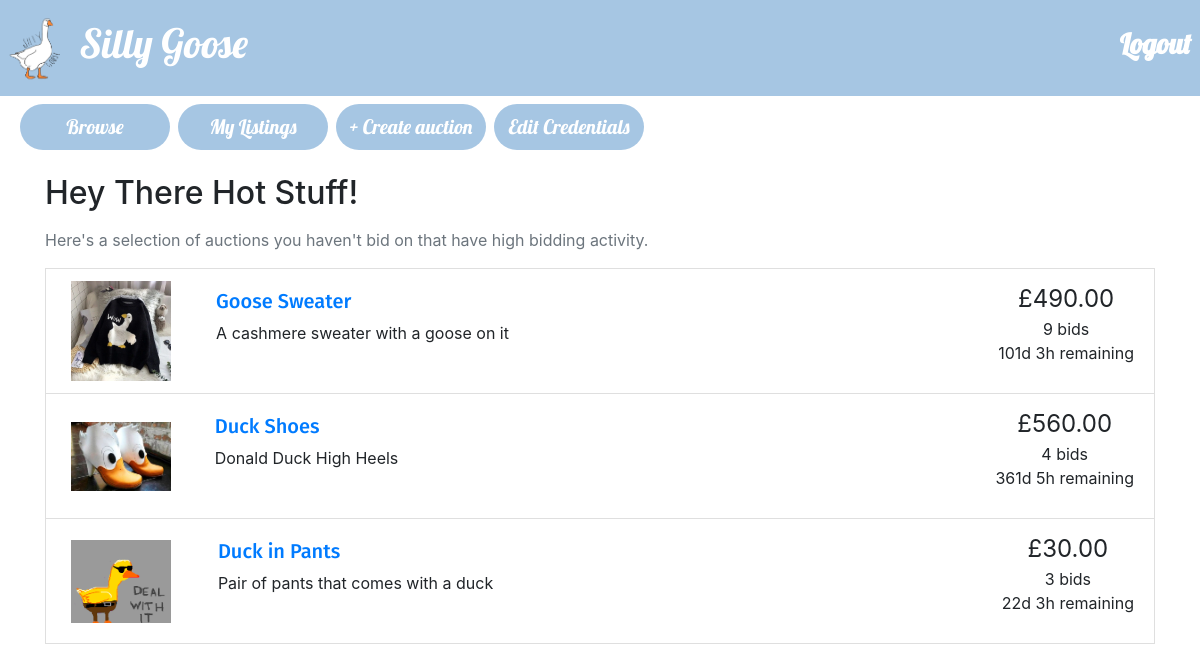
/hotStuff.php (signed in), run on the app's committed database.
### tables this page shows
CREATE TABLE auctions (
  auctionID INT AUTO_INCREMENT PRIMARY KEY,
  sellerEmail VARCHAR(50),
  title VARCHAR(50),
  description VARCHAR(200),
  categoryName VARCHAR(50),
  reservePrice FLOAT(10,2),
  endDate DATETIME,
  startPrice FLOAT(10,2),
  picture VARCHAR(30)
);

### utilities.php (the view, shortened to what this page needs)
<?php
function display_time_remaining($interval) {
    if ($interval->days == 0 && $interval->h == 0) {
      $time_remaining = $interval->format('%im %Ss');
    }
    else if ($interval->days == 0) {
      $time_remaining = $interval->format('%hh %im');
    }
    else {
      $time_remaining = $interval->format('%ad %hh');
    }
  return $time_remaining;
}
function print_listing_li($item_id, $title, $desc, $price, $num_bids, $end_time, $image)
{
  if (strlen($desc) > 250) {
    $desc_shortened = substr($desc, 0, 250) . '...';
  }
  else {
    $desc_shortened = $desc;
  }
  if ($num_bids == 1) {
    $bid = ' bid';
  }
  else {
    $bid = ' bids';
  }
  $now = new DateTime();
  if ($now > $end_time) {
    $time_remaining = 'This auction has ended';
  }
  else {
    $time_to_end = date_diff($now, $end_time);
    $time_remaining = display_time_remaining($time_to_end) . ' remaining';
  }
  echo('
  <li class="list-group-item d-flex justify-content-between">
  <div style="width:100px;height:100px;white-space:nowrap;text-align:center">
  <span style="display: inline-block;height: 100%;vertical-align: middle"></span>
  <img class="cropped" alt="" src="images/'.$image.'" style="max-width:100px;max-height:100px;overflow:hidden;vertical-align:middle">
  </div>
  <div class="p-2 mr-5" style="max-width:700px;width:100%"><h5><a href="listing.php?item_id=' . $item_id . '">' . $title . '</a></h5>' . $desc_shortened . '</div>
  <div class="text-center text-nowrap"><span style="font-size: 1.5em">£' . number_format($price, 2) . '</span><br/>' . $num_bids . $bid . '<br/>' . $time_remaining . '</div>
  </li>'
  );
}
function query($query) {
  $connection = mysqli_connect($dbhost,$dbuser,$dbpass,$dbname);
  $result = mysqli_query($connection,$query);
  return $result;
}
?>

### hotStuff.php (shortened to what this page needs)
<?php
include_once("header.php");
include_once("utilities.php");
?>
<div class="container">
<h2 class="my-3">Hey There Hot Stuff!</h2>
<p class="text-muted"> Here's a selection of auctions  you haven't bid on that have high bidding activity. </p>
<?php
$email = $_SESSION["username"];
$sql = "SELECT a.auctionID, a.title, a.description, a.endDate, a.startPrice, a.picture, n.popularity
FROM
-- Table with all auctions that currently have bids, which the buyer has not bidded on, and haven't expired (a)
(SELECT * FROM auctions WHERE auctionID IN (SELECT auctionID FROM bids WHERE buyerEmail <> '$email') AND auctionID NOT IN
(SELECT auctionID from bids WHERE buyerEmail = \"$email\") AND endDate > CURRENT_TIME()) a
LEFT JOIN
-- Table with the number of bids for each auction (n)
(SELECT auctionID, COUNT(auctionID) AS 'popularity' FROM bids GROUP BY auctionID) n
ON a.auctionID = n.auctionID
-- Take the top 3 most popular
ORDER BY popularity DESC LIMIT 3";
$hot = query($sql);
while ($row = $hot->fetch_assoc()) {
  $item_id = $row['auctionID'];
  $title = $row['title'];
  $desc = $row['description'];
  $startPrice = $row['startPrice'];
  $end_time = new DateTime($row['endDate']);
  $image = $row['picture'];
  $_ = query("SELECT COALESCE(COUNT(auctionID),0) as 'num_bids',
  COALESCE(MAX(bidValue),$startPrice) as 'current_price'
  FROM bids WHERE auctionID = $item_id GROUP BY auctionID");
  $row = $_->fetch_assoc();
  $num_bids = $row['num_bids'];
  $current_price = $row['current_price'];
  print_listing_li($item_id, $title, $desc, $current_price, $num_bids, $end_time, $image);
  }
?>

### header.php (style rules this page uses)
a { font-family: 'Fira Sans', sans-serif; }

### data on the page
auctions: picture (picture), title "Goose Sweater", description "A cashmere sweater with a goose on it", price "490.00", num_bids "9", bid "bids", time_remaining "101d 3h remaining"
auctions: picture (picture), title "Duck Shoes", description "Donald Duck High Heels", price "560.00", num_bids "4", bid "bids", time_remaining "361d 5h remaining"
auctions: picture (picture), title "Duck in Pants", description "Pair of pants that comes with a duck", price "30.00", num_bids "3", bid "bids", time_remaining "22d 3h remaining"
